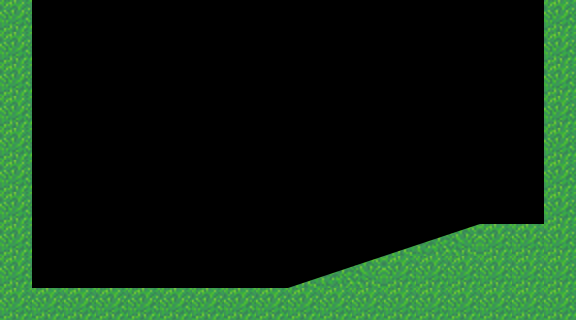

Tiled map render using the project's own tile images. Description and the whole map definition, tile-layer contents included, below:
An orthogonal 18x10 tile map with 32x32 px tiles, 1 tile layer (walls).

<map version="1.0" orientation="orthogonal" width="18" height="10" tilewidth="32" tileheight="32">
 <tileset firstgid="1" name="tiles" tilewidth="32" tileheight="32">
  <image source="tiles.png" width="128" height="32" />
  <tile id="1">
   <properties>
    <property name="leftHeight" value="1" />
    <property name="rightHeight" value="10" />
   </properties>
  </tile>
  <tile id="2">
   <properties>
    <property name="leftHeight" value="11" />
    <property name="rightHeight" value="21" />
   </properties>
  </tile>
  <tile id="3">
   <properties>
    <property name="leftHeight" value="22" />
    <property name="rightHeight" value="32" />
   </properties>
  </tile>
 </tileset>
 <layer name="walls" width="18" height="10">
  <data>
   <tile gid="1" />
   <tile gid="0" />
   <tile gid="0" />
   <tile gid="0" />
   <tile gid="0" />
   <tile gid="0" />
   <tile gid="0" />
   <tile gid="0" />
   <tile gid="0" />
   <tile gid="0" />
   <tile gid="0" />
   <tile gid="0" />
   <tile gid="0" />
   <tile gid="0" />
   <tile gid="0" />
   <tile gid="0" />
   <tile gid="0" />
   <tile gid="1" />
   <tile gid="1" />
   <tile gid="0" />
   <tile gid="0" />
   <tile gid="0" />
   <tile gid="0" />
   <tile gid="0" />
   <tile gid="0" />
   <tile gid="0" />
   <tile gid="0" />
   <tile gid="0" />
   <tile gid="0" />
   <tile gid="0" />
   <tile gid="0" />
   <tile gid="0" />
   <tile gid="0" />
   <tile gid="0" />
   <tile gid="0" />
   <tile gid="1" />
   <tile gid="1" />
   <tile gid="0" />
   <tile gid="0" />
   <tile gid="0" />
   <tile gid="0" />
   <tile gid="0" />
   <tile gid="0" />
   <tile gid="0" />
   <tile gid="0" />
   <tile gid="0" />
   <tile gid="0" />
   <tile gid="0" />
   <tile gid="0" />
   <tile gid="0" />
   <tile gid="0" />
   <tile gid="0" />
   <tile gid="0" />
   <tile gid="1" />
   <tile gid="1" />
   <tile gid="0" />
   <tile gid="0" />
   <tile gid="0" />
   <tile gid="0" />
   <tile gid="0" />
   <tile gid="0" />
   <tile gid="0" />
   <tile gid="0" />
   <tile gid="0" />
   <tile gid="0" />
   <tile gid="0" />
   <tile gid="0" />
   <tile gid="0" />
   <tile gid="0" />
   <tile gid="0" />
   <tile gid="0" />
   <tile gid="1" />
   <tile gid="1" />
   <tile gid="0" />
   <tile gid="0" />
   <tile gid="0" />
   <tile gid="0" />
   <tile gid="0" />
   <tile gid="0" />
   <tile gid="0" />
   <tile gid="0" />
   <tile gid="0" />
   <tile gid="0" />
   <tile gid="0" />
   <tile gid="0" />
   <tile gid="0" />
   <tile gid="0" />
   <tile gid="0" />
   <tile gid="0" />
   <tile gid="1" />
   <tile gid="1" />
   <tile gid="0" />
   <tile gid="0" />
   <tile gid="0" />
   <tile gid="0" />
   <tile gid="0" />
   <tile gid="0" />
   <tile gid="0" />
   <tile gid="0" />
   <tile gid="0" />
   <tile gid="0" />
   <tile gid="0" />
   <tile gid="0" />
   <tile gid="0" />
   <tile gid="0" />
   <tile gid="0" />
   <tile gid="0" />
   <tile gid="1" />
   <tile gid="1" />
   <tile gid="0" />
   <tile gid="0" />
   <tile gid="0" />
   <tile gid="0" />
   <tile gid="0" />
   <tile gid="0" />
   <tile gid="0" />
   <tile gid="0" />
   <tile gid="0" />
   <tile gid="0" />
   <tile gid="0" />
   <tile gid="0" />
   <tile gid="0" />
   <tile gid="0" />
   <tile gid="0" />
   <tile gid="0" />
   <tile gid="1" />
   <tile gid="1" />
   <tile gid="0" />
   <tile gid="0" />
   <tile gid="0" />
   <tile gid="0" />
   <tile gid="0" />
   <tile gid="0" />
   <tile gid="0" />
   <tile gid="0" />
   <tile gid="0" />
   <tile gid="0" />
   <tile gid="0" />
   <tile gid="2" />
   <tile gid="3" />
   <tile gid="4" />
   <tile gid="1" />
   <tile gid="1" />
   <tile gid="1" />
   <tile gid="1" />
   <tile gid="0" />
   <tile gid="0" />
   <tile gid="0" />
   <tile gid="0" />
   <tile gid="0" />
   <tile gid="0" />
   <tile gid="0" />
   <tile gid="0" />
   <tile gid="2" />
   <tile gid="3" />
   <tile gid="4" />
   <tile gid="1" />
   <tile gid="1" />
   <tile gid="1" />
   <tile gid="1" />
   <tile gid="1" />
   <tile gid="1" />
   <tile gid="1" />
   <tile gid="1" />
   <tile gid="1" />
   <tile gid="1" />
   <tile gid="1" />
   <tile gid="1" />
   <tile gid="1" />
   <tile gid="1" />
   <tile gid="1" />
   <tile gid="1" />
   <tile gid="1" />
   <tile gid="1" />
   <tile gid="1" />
   <tile gid="1" />
   <tile gid="1" />
   <tile gid="1" />
   <tile gid="1" />
   <tile gid="1" />
  </data>
 </layer>
</map>